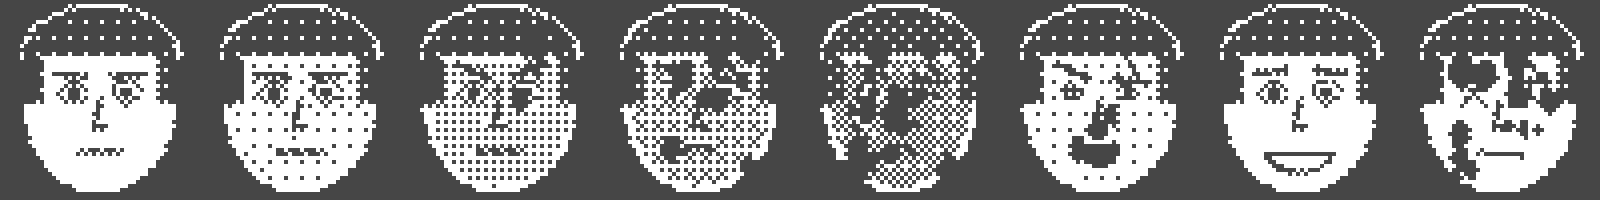

The script that saved this image:
#!/usr/bin/env python3 -I
"""Tvare pre HUD (ako v Doome): vyrobi bitmapy 48x48 bodov pre stavy zdravia, zranenie, uspech a smrt.

  python3 -I faces.py                 vlastna kreslena tvar (predvolene)
  python3 -I faces.py foto.jpg        z fotky (hocijakej, oci a usta sa predpokladaju v strede), stavy sa odvodia upravou obrazu
  python3 -I faces.py a.png b.png ... vlastny obrazok pre kazdy stav v poradi STATES (chybajuce sa odvodia z prveho)

Vystup: faces.bin (8 stavov x 8 B x 48 riadkov = 3072 B, bajt = 6 bodov, bit 0 vlavo, bit 6 = jas), faces.png (nahlad).
Vstupny obrazok sa preskaluje na 48x48, upravi kontrast a rozptyli (Floyd-Steinberg)."""
import sys, random
from PIL import Image, ImageDraw, ImageEnhance, ImageFilter

W = H = 48
STATES = ['zdrava', 'mierne', 'zranena', 'zle', 'umiera', 'bolest', 'spokojna', 'mrtva']

def draw_face(state, S=192):
    """kreslena tvar S x S (siva), state = index v STATES"""
    im = Image.new('L', (S, S), 0)
    d = ImageDraw.Draw(im)
    skin = (235, 205, 175, 150, 120)[min(state, 4)] if state < 5 else (215, 235, 235)[state - 5]
    # hlava a vlasy
    d.ellipse([S*0.10, S*0.04, S*0.90, S*0.98], fill=skin, outline=255, width=6)
    d.pieslice([S*0.08, S*0.00, S*0.92, S*0.56], 180, 360, fill=30, outline=255, width=3)
    d.rectangle([S*0.10, S*0.26, S*0.20, S*0.52], fill=30)
    d.rectangle([S*0.80, S*0.26, S*0.90, S*0.52], fill=30)
    hurt = (0, 0, 1, 2, 3, 2, 0, 3)[state]
    dead = state == 7
    # oci
    ey = S * 0.46
    for cx in (S*0.36, S*0.64):
        if dead:
            d.line([cx-12, ey-12, cx+12, ey+12], fill=0, width=5); d.line([cx-12, ey+12, cx+12, ey-12], fill=0, width=5)
        elif hurt >= 3 and cx > S/2:
            d.line([cx-14, ey, cx+14, ey+3], fill=0, width=5)            # zatvorene oko
        else:
            r = 11 if state != 5 else 8
            d.ellipse([cx-r*1.3, ey-r, cx+r*1.3, ey+r], fill=250, outline=0, width=3)
            d.ellipse([cx-r*0.55, ey-r*0.55, cx+r*0.55, ey+r*0.55], fill=0)
    # oboci
    by = S * 0.36
    tilt = 10 if hurt else 0
    d.line([S*0.26, by - tilt, S*0.44, by + (4 if state != 6 else -4)], fill=0, width=7)
    d.line([S*0.56, by + (4 if state != 6 else -4), S*0.74, by - (tilt if hurt < 2 else -tilt)], fill=0, width=7)
    # nos
    d.line([S*0.50, S*0.50, S*0.46, S*0.64], fill=0, width=4); d.line([S*0.46, S*0.64, S*0.54, S*0.64], fill=0, width=4)
    # usta
    my = S * 0.77
    if state == 6:       # usmev (zuby)
        d.chord([S*0.32, my-22, S*0.68, my+22], 0, 180, fill=250, outline=0, width=4)
    elif state == 5:     # bolest: otvorene usta
        d.ellipse([S*0.40, my-18, S*0.60, my+16], fill=0, outline=0, width=3)
        d.rectangle([S*0.43, my-16, S*0.57, my-8], fill=250)
    elif dead:
        d.line([S*0.38, my, S*0.62, my+4], fill=0, width=5)
    elif hurt >= 2:
        d.arc([S*0.38, my-6, S*0.62, my+20], 200, 340, fill=0, width=5)
    else:
        d.line([S*0.38, my, S*0.62, my], fill=0, width=5)
    # zranenia (skrabance, krv)
    rnd = random.Random(7 + state)
    if hurt >= 1 or state == 5:
        d.line([S*0.58, S*0.22, S*0.72, S*0.40], fill=0, width=3)
    for _ in range((0, 0, 5, 11, 18, 4, 0, 14)[state]):
        x = rnd.uniform(S*0.24, S*0.76); y = rnd.uniform(S*0.2, S*0.88)
        r = rnd.uniform(3, 8 + 2 * hurt)
        d.ellipse([x-r, y-r*1.3, x+r, y+r*1.3], fill=15)
    if hurt >= 3:
        d.rectangle([S*0.26, S*0.62, S*0.30, S*0.92], fill=15)
    return im

def derive(base, state):
    """odvodi stav z fotky (L, 48x48+): stmavi, pridá poskodenie vzorom bodov"""
    S = base.size[0]
    im = base.copy()
    hurt = (0, 0, 1, 2, 3, 2, 0, 3)[state]
    im = ImageEnhance.Brightness(im).enhance((1, 1, 0.92, 0.82, 0.7, 0.95, 1.1, 0.5)[state])
    d = ImageDraw.Draw(im)
    rnd = random.Random(11 + state)
    for _ in range((0, 0, 4, 9, 15, 3, 0, 12)[state]):
        x = rnd.uniform(S*0.2, S*0.8); y = rnd.uniform(S*0.2, S*0.9); r = rnd.uniform(S*0.02, S*0.05 + S*0.01*hurt)
        d.ellipse([x-r, y-r*1.3, x+r, y+r*1.3], fill=10)
    if state in (3, 4, 7):
        d.line([S*0.58, S*0.40, S*0.72, S*0.40], fill=0, width=max(2, S//30))     # zatvorene oko
    if state == 5:
        d.ellipse([S*0.42, S*0.70, S*0.58, S*0.84], fill=10)                      # otvorene usta
    if state == 7:
        for cx in (S*0.36, S*0.64):
            d.line([cx-S*0.07, S*0.40-S*0.07, cx+S*0.07, S*0.40+S*0.07], fill=0, width=max(2, S//30))
            d.line([cx-S*0.07, S*0.40+S*0.07, cx+S*0.07, S*0.40-S*0.07], fill=0, width=max(2, S//30))
    return im

BAYER = [[0, 8, 2, 10], [12, 4, 14, 6], [3, 11, 1, 9], [15, 7, 13, 5]]

def to_bits(im):
    """L obrazok -> 48x48 (0/1): usporiadane rozptylenie 4x4 (cisty retro vzor, bez sumu mimo tvare)"""
    im = im.resize((W, H), Image.LANCZOS)
    im = ImageEnhance.Contrast(im).enhance(1.25)
    px = im.load()
    out = [[0] * W for _ in range(H)]
    for y in range(H):
        for x in range(W):
            v = px[x, y]
            th = (BAYER[y % 4][x % 4] + 0.5) / 16 * 255
            out[y][x] = 1 if v > th else 0
    return out

def pack(bits):
    data = bytearray()
    for y in range(H):
        for bx in range(W // 6):
            v = 0
            for k in range(6):
                if bits[y][bx * 6 + k]: v |= 1 << k
            data.append(v)
    return bytes(data)

def build(args):
    imgs = []
    if not args:
        imgs = [draw_face(s) for s in range(8)]
    else:
        loaded = [Image.open(p).convert('L') for p in args]
        def crop_square(im):
            w, h = im.size; s = min(w, h)
            return im.crop(((w - s) // 2, (h - s) // 2, (w + s) // 2, (h + s) // 2)).resize((192, 192), Image.LANCZOS)
        loaded = [crop_square(i) for i in loaded]
        for s in range(8):
            imgs.append(loaded[s] if s < len(loaded) else derive(loaded[0], s))
    return [pack(to_bits(i)) for i in imgs]

def preview(frames, path):
    sheet = Image.new('L', (8 * (W * 6 + 12), H * 6 + 12), 60)
    for i, f in enumerate(frames):
        for y in range(H):
            for bx in range(8):
                for k in range(6):
                    if (f[y * 8 + bx] >> k) & 1:
                        for dx in range(6):
                            for dy in range(6):
                                sheet.putpixel((i * (W * 6 + 12) + 6 + (bx * 6 + k) * 6 // 6 + dx * 0, 6 + y * 6 + dy), 255) if False else None
    # jednoduchsie: kazdy bod ako stvorcek 4x4
    sc = 4
    sheet = Image.new('L', (8 * (W * sc + 8), H * sc + 8), 70)
    for i, f in enumerate(frames):
        for y in range(H):
            for bx in range(8):
                for k in range(6):
                    if (f[y * 8 + bx] >> k) & 1:
                        x0 = 4 + i * (W * sc + 8) + (bx * 6 + k) * sc
                        for dx in range(sc):
                            for dy in range(sc): sheet.putpixel((x0 + dx, 4 + y * sc + dy), 255)
    sheet.save(path)

if __name__ == '__main__':
    frames = build(sys.argv[1:])
    open('faces.bin', 'wb').write(b''.join(frames))
    preview(frames, 'faces.png')
    print('faces.bin', sum(len(f) for f in frames), 'B, nahlad faces.png')
